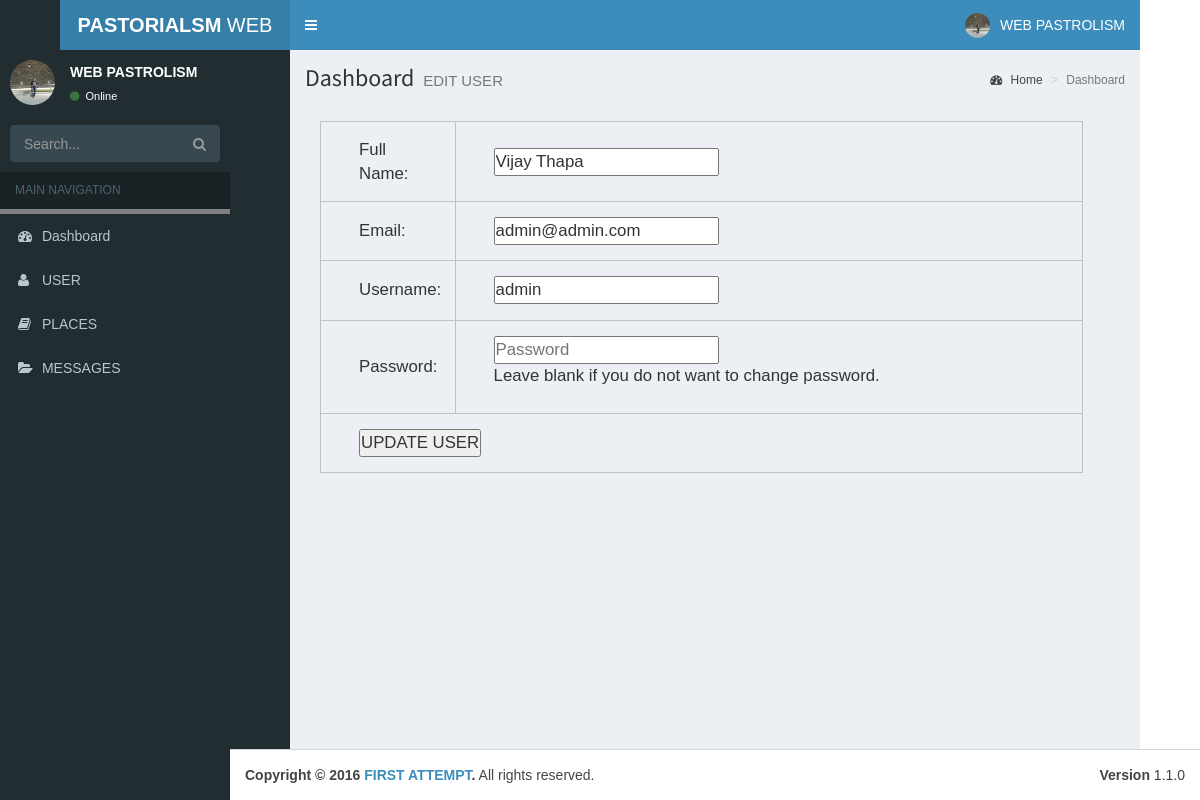
The page /admin/index.php?type=edit_user&user_id=1 (signed in) on the database its author committed.
### tables this page shows
CREATE TABLE IF NOT EXISTS `users` (
  `user_id` int(11) NOT NULL AUTO_INCREMENT,
  `full_name` varchar(255) NOT NULL,
  `email` varchar(255) NOT NULL,
  `username` varchar(255) NOT NULL,
  `password` varchar(255) NOT NULL,
  PRIMARY KEY (`user_id`)
);

### admin/index.php (called while the page is built, shortened)
<?php include('includes/apply.php'); ?>
<?php include('box/header.php'); ?>
<?php include('box/navbar.php'); ?>
<?php include('box/main.php'); ?>
<?php include('box/footer.php'); ?>

### admin/includes/apply.php (called while the page is built, shortened)
<?php session_start();
    $obj = new Functions();
?>

### admin/includes/database.php (called while the page is built, shortened)
<?php
    class Database{
        function select_data($tbl_name,$where="")
        {
            $query="SELECT * FROM $tbl_name";
            if($where!="")
            {
                $query.=" WHERE $where";
            }
            return $query;
        }
        function execute_query($conn,$query)
        {
            $res=mysqli_query($conn,$query) or die(mysqli_error($conn));
            return $res;
        }
        function fetch_data($res)
        {
            $row=mysqli_fetch_assoc($res);
            return $row;
        }
    }
?>

### admin/pages/edit_user.php (the view, shortened to what this page needs)
<div class="content-wrapper">
  <section class="content-header">
    <h1>
      Dashboard
      <small>EDIT USER</small>
    </h1>
    <ol class="breadcrumb">
      <li><a href="#"><i class="fa fa-dashboard"></i> Home</a></li>
      <li class="active">Dashboard</li>
    </ol>
  </section>
  <section class="content">
    <div class="row">
      <div class="col-lg-3 col-xs-6">
          <div class="content">
          <?php
              if(isset($_GET['user_id']))
              {
                  $user_id=$_GET['user_id'];
                  $tbl_name="users";
                  $where="user_id='$user_id'";
                  $query=$obj->select_data($tbl_name,$where);
                  $res=$obj->execute_query($conn,$query);
                  if($res)
                  {
                      $row=$obj->fetch_data($res);
                      $full_name=$row['full_name'];
                      $username=$row['username'];
                      $email=$row['email'];
                      ?>
                      <form method="post" action="">
                        <table>
                          <tr>
                              <td>Full Name: </td>
                              <td><input type="text" name="full_name" value="<?php echo $full_name; ?>" required="true" /></td>
                          </tr>
                          <tr>
                              <td>Email: </td>
                              <td><input type="email" name="email" value="<?php echo $email; ?>" required="true" /></td>
                          </tr>
                          <tr>
                              <td>Username: </td>
                              <td><input type="text" name="username" value="<?php echo $username; ?>" required="true" /></td>
                          </tr>
                          <tr>
                              <td>Password: </td>
                              <td>
                                  <input type="password" name="password" placeholder="Password" /><br />
                                  <p>Leave blank if you do not want to change password.</p>
                              </td>
                          </tr>
                          <tr>
                              <td colspan="2"> <input type="submit" name="submit" value="UPDATE USER" /></td>
                          </tr>
                        </table>
                      </form>
                      <?php
                  }
              }
          ?>
          </div>
        </div>
      </div>
    </div>
</div>

### assets/css/style.css (style rules this page uses)
* { margin: 0 0; padding: 0 0; font-family: helvetica; }
.content { width: 100%; }
.content table { width: 500%; padding: 1%; border: 1px solid black; margin: 0 auto; alignment-adjust: central; }
.content table tr { padding: 1% 1%; }
.content table td,th { padding: 2% 5%; border: 1px solid silver; font-size: 1.2em; }

### rows shown on the page
users: full_name "Vijay Thapa", email "admin@admin.com", username "admin"
